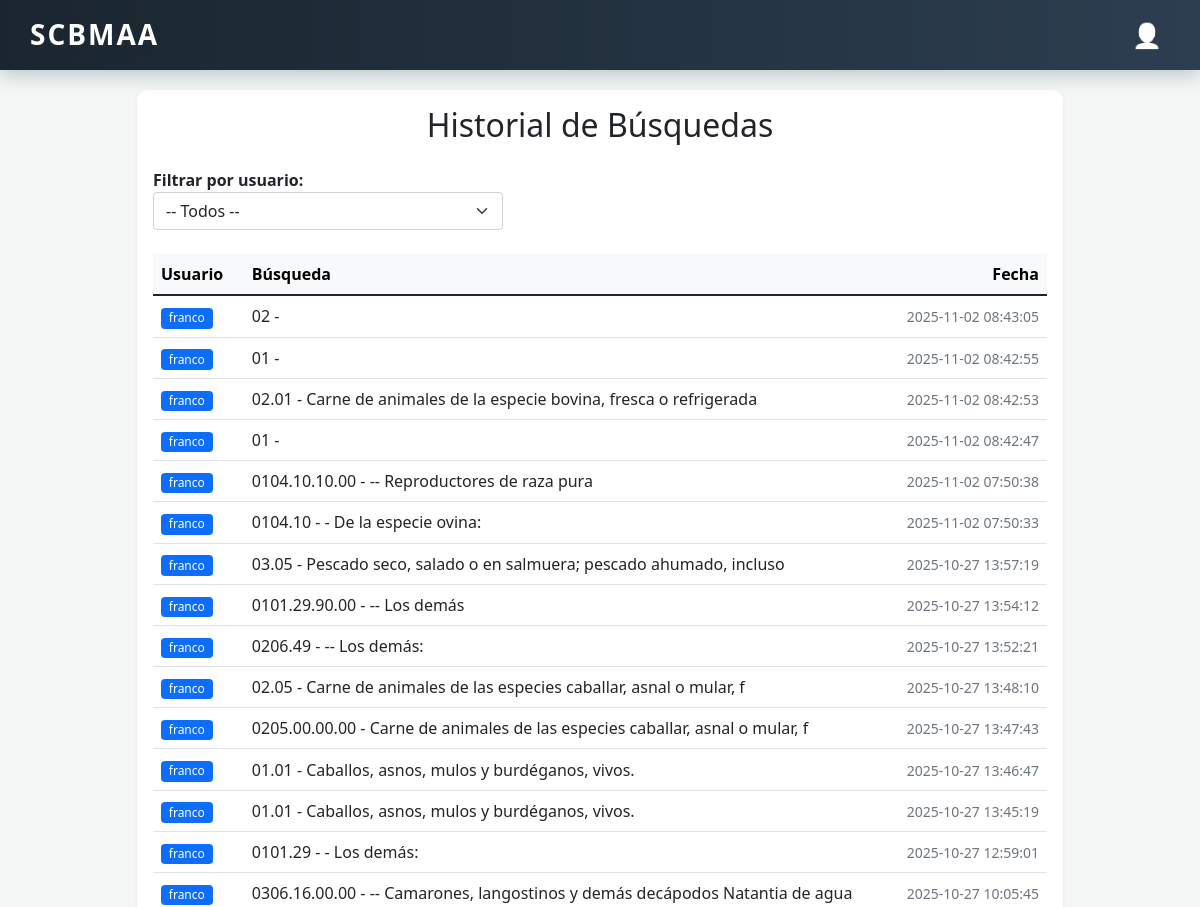
The page /logs/ (signed in, upper part) on the database as committed earlier.
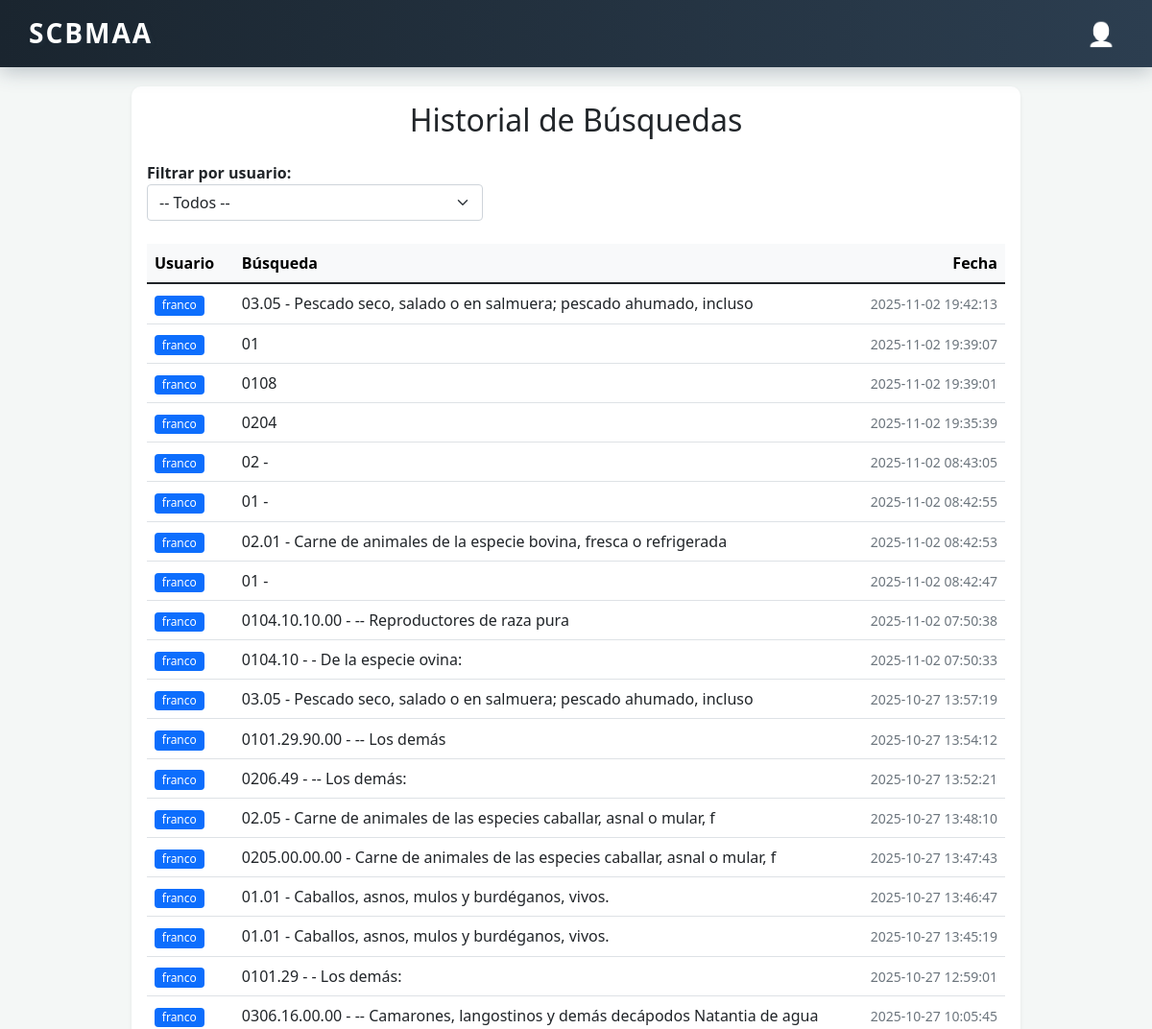
The same page on the database as committed later.
### usuarios/models.py (models this page shows, shortened)
class SearchLog(models.Model):
    user = models.ForeignKey(
        User,
        on_delete=models.CASCADE,
        related_name='search_logs',
        verbose_name='Usuario'
    )
    term = models.CharField(
        max_length=255,
        verbose_name='Término buscado'
    )
    timestamp = models.DateTimeField(
        default=timezone.now,
        verbose_name='Fecha y hora'
    )
    class Meta:
        verbose_name = 'Registro de búsqueda'
        verbose_name_plural = 'Registros de búsquedas'
        ordering = ['-timestamp']

### usuarios/views.py (the view, shortened to what this page needs)
# urls.py: path('logs/', views.view_search_logs, name='search_logs'),
@user_passes_test(lambda u: u.is_staff or u.is_superuser)
@login_required
def view_search_logs(request):
    try:
        user_ids = SearchLog.objects.values_list('user', flat=True).distinct()
        users_list = User.objects.filter(id__in=user_ids).order_by('username')
        selected_user_id = request.GET.get('user_id')
        selected_user_logs = None
        selected_user_instance = None
        logs = SearchLog.objects.select_related('user').order_by('-timestamp')
        context = {
            'logs': logs,
            'users_list': users_list,
            'selected_user_logs': selected_user_logs,
            'selected_user_instance': selected_user_instance,
            'selected_user_id': selected_user_id,
            'debug_info': {
                'total_logs': logs.count(),
                'request_user': request.user.username,
            }
        }
        return render(request, 'usuarios/search_logs.html', context)
    except Exception as e:
        import traceback
        context = {
            'error': str(e),
            'logs': [],
            'users_list': [],
            'selected_user_logs': None,
            'selected_user_instance': None,
            'selected_user_id': None,
            'debug_info': {
                'error_details': traceback.format_exc()
            }
        }
        return render(request, 'usuarios/search_logs.html', context)

### usuarios/templates/usuarios/search_logs.html (shortened to what this page needs)
{% extends 'base.html' %}
{% load tz %}
{% block content %}
<div id="top-bar">
    <h1 id="home-link" onclick="window.location.href='/'">SCBMAA</h1>
    <div id="user-container">
        <div id="user-icon">👤</div>
    </div>
</div>
<div class="container mt-4">
    <div class="row justify-content-center">
        <div class="col-lg-10">
            <div class="card shadow-sm">
                <div class="card-body">
                    <h2 class="mb-4 text-center">Historial de Búsquedas</h2>
                    <form method="get" class="mb-4" style="max-width:350px;">
                        <label for="user_id" style="font-weight:600;">Filtrar por usuario:</label>
                        <select name="user_id" id="user_id" class="form-select" onchange="this.form.submit()">
                            <option value="">-- Todos --</option>
                        </select>
                    </form>
                    {% if selected_user_logs is not None %}
                        <div class="table-responsive">
                            <table class="table table-hover align-middle">
                                <thead class="table-light">
                                    <tr>
                                        <th>Usuario</th>
                                        <th>Búsqueda</th>
                                        <th class="text-end">Fecha</th>
                                    </tr>
                                </thead>
                                <tbody>
                                    {% for log in selected_user_logs %}
                                    <tr>
                                        <td>
                                            <span class="badge bg-primary">{{ log.user.username }}</span>
                                        </td>
                                        <td>{{ log.term }}</td>
                                        <td class="text-end">
                                            <small class="text-muted">
                                                {{ log.timestamp|localtime|date:"Y-m-d H:i:s" }}
                                            </small>
                                        </td>
                                    </tr>
                                    {% endfor %}
                                </tbody>
                            </table>
                        </div>
                    {% elif logs %}
                        <div class="table-responsive">
                            <table class="table table-hover align-middle">
                                <thead class="table-light">
                                    <tr>
                                        <th>Usuario</th>
                                        <th>Búsqueda</th>
                                        <th class="text-end">Fecha</th>
                                    </tr>
                                </thead>
                                <tbody>
                                    {% for log in logs %}
                                    <tr>
                                        <td>
                                            <span class="badge bg-primary">{{ log.user.username }}</span>
                                        </td>
                                        <td>{{ log.term }}</td>
                                        <td class="text-end">
                                            <small class="text-muted">
                                                {{ log.timestamp|localtime|date:"Y-m-d H:i:s" }}
                                            </small>
                                        </td>
                                    </tr>
                                    {% endfor %}
                                </tbody>
                            </table>
                        </div>
                    {% else %}
                        <div class="alert alert-warning text-center">
                            <i class="fas fa-info-circle"></i> No hay registros de búsqueda para mostrar.
                        </div>
                    {% endif %}
                </div>
            </div>
        </div>
    </div>
</div>
<link href="https://cdnjs.cloudflare.com/ajax/libs/font-awesome/5.15.4/css/all.min.css" rel="stylesheet">
{% endblock %}

### templates/base.html (shortened to what this page needs)
<!DOCTYPE html>
<html lang="es">
<head>
    <link href="https://cdn.jsdelivr.net/npm/bootstrap@5.1.3/dist/css/bootstrap.min.css" rel="stylesheet">
</head>
<body>
    {% block content %}
    {% endblock %}
</body>
</html>

### usuarios/templates/usuarios/search_logs.html (style rules this page uses)
:root { --primary-dark: #2c3e50; --primary-darker: #1a252f; --shadow-heavy: rgba(44, 62, 80, 0.3); }
#top-bar { position: fixed; top: 0; left: 0; right: 0; height: 70px; background: linear-gradient(90deg, var(--primary-darker) 0%, var(--primary-dark) 100%); z-index: 1001; display: flex; align-items: center; padding: 0 30px; box-shadow: 0 4px 20px var(--shadow-heavy); backdrop-filter: blur(10px); }
#top-bar h1 { color: #fff; margin: 0; font-size: 28px; font-weight: 700; cursor: pointer; letter-spacing: 2px; text-shadow: 2px 2px 4px var(--shadow-heavy); transition: opacity 0.3s ease; text-decoration: none; }
#user-container { margin-left: auto; position: relative; }
#user-icon { color: white; font-size: 24px; cursor: pointer; padding: 8px; border-radius: 50%; transition: background-color 0.3s ease; display: flex; align-items: center; justify-content: center; filter: brightness(0) invert(1); }
body { margin: 0; padding: 0; background-color: #f4f7f6; }
.container { margin-top: 90px !important; }
.card { border: none; border-radius: 10px; }
.table th { background-color: #f8f9fa; border-top: none; }
.table td { vertical-align: middle; }
.badge { font-weight: normal; }

Rows that differ between the two databases and show on the page:
added SearchLog: user.username "franco", term "03.05 - Pescado seco, salado o en salmuera; pescado ahumado, incluso", timestamp "2025-11-02 19:42:13"
added SearchLog: user.username "franco", term "01", timestamp "2025-11-02 19:39:07"
added SearchLog: user.username "franco", term "0108", timestamp "2025-11-02 19:39:01"
added SearchLog: user.username "franco", term "0204", timestamp "2025-11-02 19:35:39"
